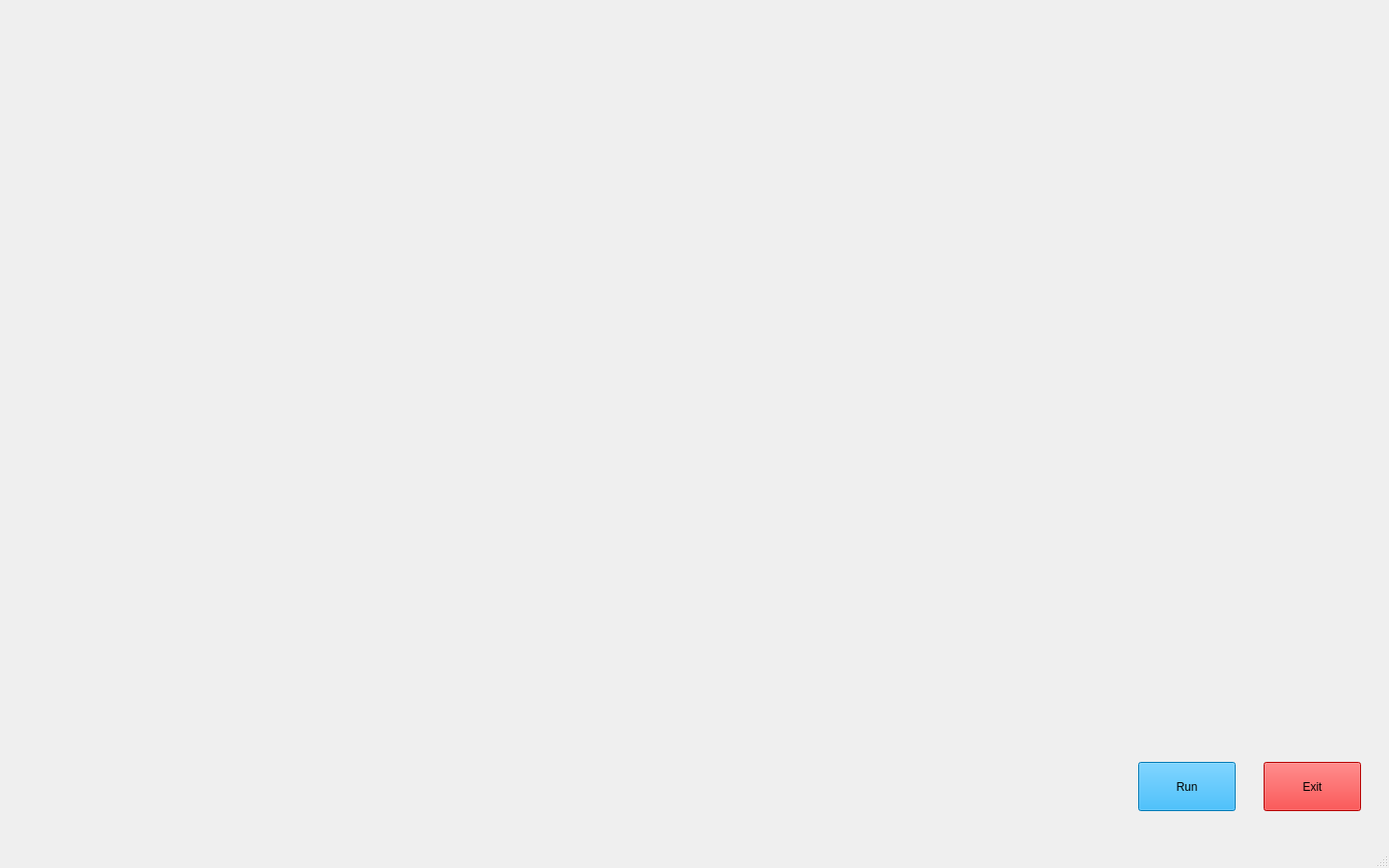
<?xml version="1.0" encoding="UTF-8"?>
<ui version="4.0">
 <class>MainWindow</class>
 <widget class="QMainWindow" name="MainWindow">
  <property name="geometry">
   <rect>
    <x>0</x>
    <y>0</y>
    <width>1440</width>
    <height>900</height>
   </rect>
  </property>
  <property name="windowTitle">
   <string>MainWindow</string>
  </property>
  <widget class="QWidget" name="centralwidget">
   <widget class="QLabel" name="label">
    <property name="geometry">
     <rect>
      <x>0</x>
      <y>0</y>
      <width>1440</width>
      <height>900</height>
     </rect>
    </property>
    <property name="text">
     <string/>
    </property>
    <property name="pixmap">
     <pixmap>C:\Users\Asus\Desktop\Jarvisxalucard\Frontend\Graphics\live_wallpaper.gif</pixmap>
    </property>
    <property name="scaledContents">
     <bool>true</bool>
    </property>
   </widget>
   <widget class="QPushButton" name="pushButton">
    <property name="geometry">
     <rect>
      <x>1180</x>
      <y>790</y>
      <width>101</width>
      <height>51</height>
     </rect>
    </property>
    <property name="styleSheet">
     <string notr="true">background-color: rgb(0, 170, 255);
font: 75 18pt &quot;MS Shell Dlg 2&quot;;</string>
    </property>
    <property name="text">
     <string>Run</string>
    </property>
   </widget>
   <widget class="QPushButton" name="pushButton_2">
    <property name="geometry">
     <rect>
      <x>1310</x>
      <y>790</y>
      <width>101</width>
      <height>51</height>
     </rect>
    </property>
    <property name="styleSheet">
     <string notr="true">background-color:rgb(255, 0, 0);
font: 75 18pt &quot;MS Shell Dlg 2&quot;;</string>
    </property>
    <property name="text">
     <string>Exit</string>
    </property>
   </widget>
   <widget class="QLabel" name="label_2">
    <property name="geometry">
     <rect>
      <x>10</x>
      <y>10</y>
      <width>401</width>
      <height>91</height>
     </rect>
    </property>
    <property name="text">
     <string/>
    </property>
    <property name="pixmap">
     <pixmap>C:\Users\Asus\Desktop\Jarvisxalucard\Frontend\Graphics\initiating.gif</pixmap>
    </property>
   </widget>
   <widget class="QTextBrowser" name="textBrowser">
    <property name="geometry">
     <rect>
      <x>640</x>
      <y>30</y>
      <width>291</width>
      <height>61</height>
     </rect>
    </property>
    <property name="styleSheet">
     <string notr="true">font: 75 16pt &quot;MS Shell Dlg 2&quot;;
background-color:transparent;
border-radius:none;
</string>
    </property>
   </widget>
   <widget class="QTextBrowser" name="textBrowser_2">
    <property name="geometry">
     <rect>
      <x>930</x>
      <y>30</y>
      <width>291</width>
      <height>61</height>
     </rect>
    </property>
    <property name="styleSheet">
     <string notr="true">font: 75 16pt &quot;MS Shell Dlg 2&quot;;
background-color:transparent;
border-radius:none;</string>
    </property>
   </widget>
   <widget class="QTextBrowser" name="textBrowser_3">
    <property name="geometry">
     <rect>
      <x>1000</x>
      <y>500</y>
      <width>431</width>
      <height>281</height>
     </rect>
    </property>
    <property name="styleSheet">
     <string notr="true">font: 11pt &quot;MS Shell Dlg 2&quot;;
background-color:transparent;</string>
    </property>
   </widget>
  </widget>
  <widget class="QMenuBar" name="menubar">
   <property name="geometry">
    <rect>
     <x>0</x>
     <y>0</y>
     <width>1440</width>
     <height>26</height>
    </rect>
   </property>
  </widget>
  <widget class="QStatusBar" name="statusbar"/>
 </widget>
 <resources/>
 <connections/>
</ui>
